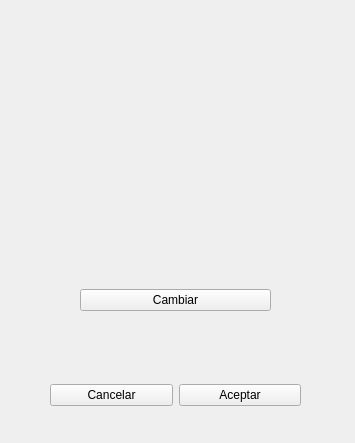
<?xml version="1.0" encoding="UTF-8"?>
<ui version="4.0">
 <class>EditarImagen</class>
 <widget class="QWidget" name="EditarImagen">
  <property name="geometry">
   <rect>
    <x>0</x>
    <y>0</y>
    <width>355</width>
    <height>443</height>
   </rect>
  </property>
  <property name="windowTitle">
   <string>Form</string>
  </property>
  <widget class="QWidget" name="verticalLayoutWidget">
   <property name="geometry">
    <rect>
     <x>80</x>
     <y>40</y>
     <width>191</width>
     <height>271</height>
    </rect>
   </property>
   <layout class="QVBoxLayout" name="verticalLayout">
    <item>
     <widget class="QLabel" name="img">
      <property name="text">
       <string/>
      </property>
      <property name="scaledContents">
       <bool>true</bool>
      </property>
     </widget>
    </item>
    <item>
     <widget class="QPushButton" name="Cambiar">
      <property name="text">
       <string>Cambiar</string>
      </property>
     </widget>
    </item>
   </layout>
  </widget>
  <widget class="QWidget" name="horizontalLayoutWidget">
   <property name="geometry">
    <rect>
     <x>50</x>
     <y>380</y>
     <width>251</width>
     <height>31</height>
    </rect>
   </property>
   <layout class="QHBoxLayout" name="horizontalLayout">
    <item>
     <widget class="QPushButton" name="Cancelar">
      <property name="text">
       <string>Cancelar</string>
      </property>
     </widget>
    </item>
    <item>
     <widget class="QPushButton" name="Aceptar">
      <property name="text">
       <string>Aceptar</string>
      </property>
     </widget>
    </item>
   </layout>
  </widget>
 </widget>
 <resources/>
 <connections/>
</ui>
